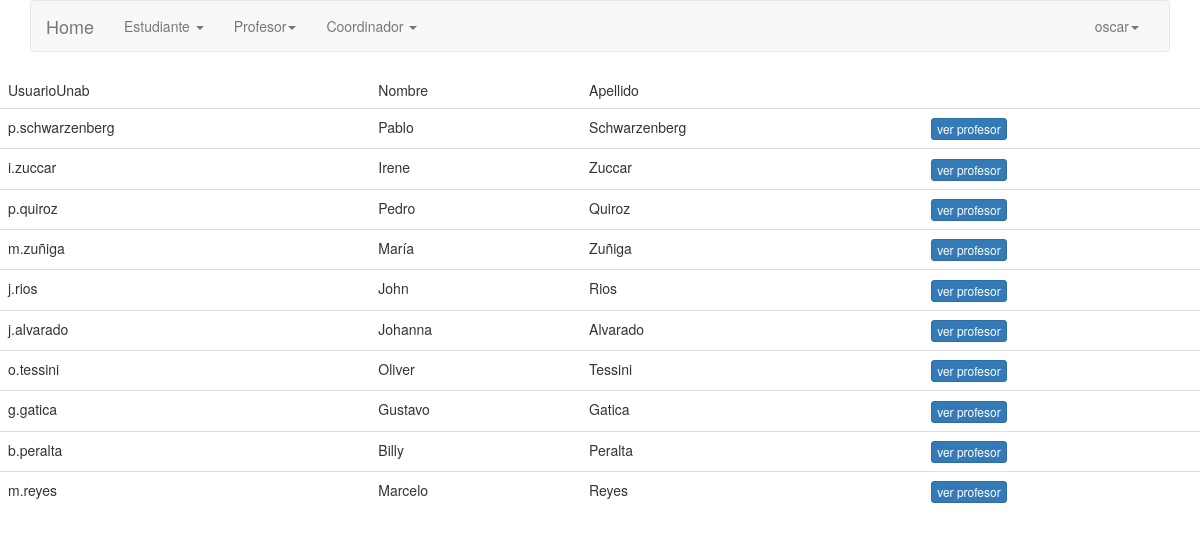
Screenshot of /coordinador/profesores (signed in) with the database file from the repository.
### cargadatos/models.py (models this page shows, shortened)
class Profesor(models.Model):
    UsuarioUnab=models.CharField(primary_key=True,max_length=20)
    nombre=models.CharField(max_length=20)
    apellido=models.CharField(max_length=20)
    Coordinador=models.BooleanField()

### cargadatos/views.py (the view)
# urls.py: url('coordinador/profesores',profesores_todos.as_view(), name = 'coordinadorprofesores'),
class profesores_todos(LoginRequiredMixin,ListView):
     model = Profesor
     queryset = Profesor.objects.all()
     template_name = 'cargadatos/Profesores.html'

### templates/cargadatos/Profesores.html
{% extends 'base/basee.html' %}
{% block content%}
<table class ="table table=bordered">
    <thead>
        <tr>
            <td>UsuarioUnab</td>
            <td>Nombre</td>
            <td>Apellido</td>
        </tr>
    </thead>
    <tbody>
         {% if object_list %}
         {% for tablon in object_list %}
        <tr>
            <td>{{tablon.UsuarioUnab}}</td>
            <td>{{tablon.nombre}}</td>
            <td>{{tablon.apellido}}</td>
            <td>
            <a class ="btn btn-primary btn-xs" href="profesor/cursos" >ver profesor </a>
            </td>
        {% endfor %}
        {% else %}
        <h1>No hay registros </h1>
        {% endif %}
        </tbody>
</table>
{% endblock %}

### templates/base/basee.html (shortened to what this page needs)
{% load static %}
<!doctype html>
<html lang="es">
  <head>
    <link rel="stylesheet" type='text/css' href="https://cdnjs.cloudflare.com/ajax/libs/semantic-ui/2.2.14/semantic.min.css">
    <link rel="stylesheet" href="https://cdnjs.cloudflare.com/ajax/libs/Chart.js/2.8.0/Chart.min.css" />
    <div>
      {% block navbar %}
      <div class="container" height="5" width="5">
      <link rel="stylesheet" href="{%static 'css/bootstrap.min.css' %}">
    <div class="bs-docs-section clearfix">
        <div class="row">
            <div class="col-lg-12">
                <div class="bs-component">
                 <nav class="navbar navbar-default">
                     <div class="container-fluid">
                        <div class="navbar-header">
                          <a class="navbar-brand" href="#">Home</a>
                        </div>
                       <div class="collapse navbar-collapse" id="bs-example-navbar-collapse-1">
                         <ul class="nav navbar-nav">
                            <li class="dropdown">
                              {% if perms.cargadatos.view_estudiante %}
                              <a href="#" class="dropdown-toggle" data-toggle="dropdown" role="button" aria-expanded="false">Estudiante <span class="caret"></span></a>
                              {% endif %}
                            </li>
                             <li class="dropdown">
                              {% if perms.cargadatos.view_profesor %}
                              <a href="#" class="dropdown-toggle" data-toggle="dropdown" role="button" aria-expanded="false">Profesor<span class="caret"></span></a>
                              {% endif %}
                             </li>
                            <li class="dropdown">
                                {% if user.is_staff %}
                                <a href="#" class="dropdown-toggle" data-toggle="dropdown" role="button" aria-expanded="false">Coordinador <span class="caret"></span></a>
                                {% endif %}
                            </li>
                        </ul>
                         <ul class="nav navbar-nav navbar-right">
                             <li class="dropdown">
                              <a href="#" class="dropdown-toggle" data-toggle="dropdown" role="button" aria-expanded="false">{{user.username}}<span class="caret"></span></a>
                            </li>
                         </ul>
                        </div>
                    </div>
                </nav>
            </div>
              </div>
          </div>
      </div>
    </div>
   {% endblock navbar %}
    </div>
  </head>
  <body>
    {% block content %}
    {% endblock content %}
  </body>
</html>

### rows the page displays
Profesor: UsuarioUnab "p.schwarzenberg", nombre "Pablo", apellido "Schwarzenberg"
Profesor: UsuarioUnab "i.zuccar", nombre "Irene", apellido "Zuccar"
Profesor: UsuarioUnab "p.quiroz", nombre "Pedro", apellido "Quiroz"
Profesor: UsuarioUnab "m.zuñiga", nombre "María", apellido "Zuñiga"
Profesor: UsuarioUnab "j.rios", nombre "John", apellido "Rios"
Profesor: UsuarioUnab "j.alvarado", nombre "Johanna", apellido "Alvarado"
Profesor: UsuarioUnab "o.tessini", nombre "Oliver", apellido "Tessini"
Profesor: UsuarioUnab "g.gatica", nombre "Gustavo", apellido "Gatica"
Profesor: UsuarioUnab "b.peralta", nombre "Billy", apellido "Peralta"
Profesor: UsuarioUnab "m.reyes", nombre "Marcelo", apellido "Reyes"

### other values shown
{{ user.username }} "oscar"
